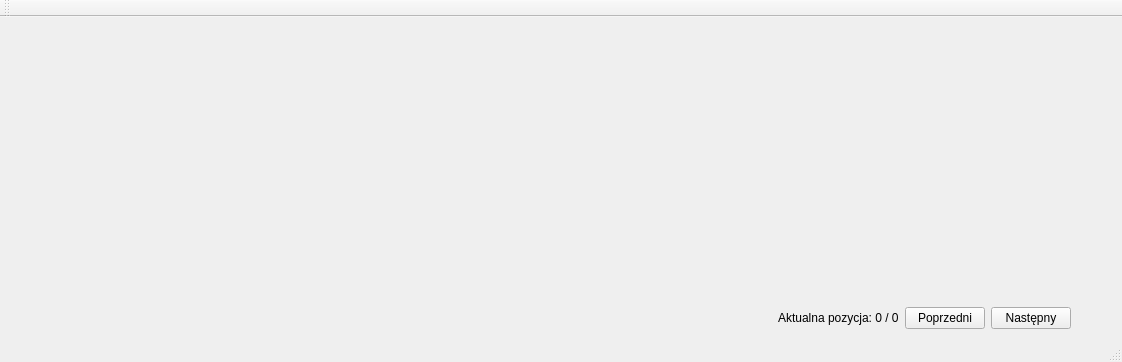
<?xml version="1.0" encoding="UTF-8"?>
<ui version="4.0">
 <class>GUI</class>
 <widget class="QMainWindow" name="GUI">
  <property name="geometry">
   <rect>
    <x>0</x>
    <y>0</y>
    <width>1120</width>
    <height>362</height>
   </rect>
  </property>
  <property name="windowTitle">
   <string>GUI</string>
  </property>
  <widget class="QWidget" name="centralWidget">
   <layout class="QVBoxLayout" name="verticalLayout">
    <item>
     <layout class="QHBoxLayout" name="horizontalLayout_2">
      <item>
       <spacer name="horizontalSpacer_2">
        <property name="orientation">
         <enum>Qt::Horizontal</enum>
        </property>
        <property name="sizeType">
         <enum>QSizePolicy::Fixed</enum>
        </property>
        <property name="sizeHint" stdset="0">
         <size>
          <width>1100</width>
          <height>250</height>
         </size>
        </property>
       </spacer>
      </item>
     </layout>
    </item>
    <item>
     <spacer name="verticalSpacer">
      <property name="orientation">
       <enum>Qt::Vertical</enum>
      </property>
      <property name="sizeHint" stdset="0">
       <size>
        <width>20</width>
        <height>40</height>
       </size>
      </property>
     </spacer>
    </item>
    <item>
     <layout class="QHBoxLayout" name="horizontalLayout">
      <item>
       <widget class="QLabel" name="label">
        <property name="text">
         <string/>
        </property>
       </widget>
      </item>
      <item>
       <spacer name="horizontalSpacer">
        <property name="orientation">
         <enum>Qt::Horizontal</enum>
        </property>
        <property name="sizeHint" stdset="0">
         <size>
          <width>40</width>
          <height>20</height>
         </size>
        </property>
       </spacer>
      </item>
      <item>
       <widget class="QLabel" name="positionLabel">
        <property name="text">
         <string>Aktualna pozycja: 0 / 0</string>
        </property>
       </widget>
      </item>
      <item>
       <widget class="QPushButton" name="vehiclePrevious">
        <property name="text">
         <string>Poprzedni</string>
        </property>
       </widget>
      </item>
      <item>
       <widget class="QPushButton" name="vehicleNext">
        <property name="text">
         <string>Następny</string>
        </property>
       </widget>
      </item>
      <item>
       <spacer name="horizontalSpacer_3">
        <property name="orientation">
         <enum>Qt::Horizontal</enum>
        </property>
        <property name="sizeType">
         <enum>QSizePolicy::Fixed</enum>
        </property>
        <property name="sizeHint" stdset="0">
         <size>
          <width>40</width>
          <height>20</height>
         </size>
        </property>
       </spacer>
      </item>
     </layout>
    </item>
   </layout>
  </widget>
  <widget class="QMenuBar" name="menuBar">
   <property name="geometry">
    <rect>
     <x>0</x>
     <y>0</y>
     <width>1120</width>
     <height>23</height>
    </rect>
   </property>
  </widget>
  <widget class="QToolBar" name="mainToolBar">
   <attribute name="toolBarArea">
    <enum>TopToolBarArea</enum>
   </attribute>
   <attribute name="toolBarBreak">
    <bool>false</bool>
   </attribute>
  </widget>
  <widget class="QStatusBar" name="statusBar"/>
 </widget>
 <layoutdefault spacing="6" margin="11"/>
 <resources/>
 <connections/>
</ui>
